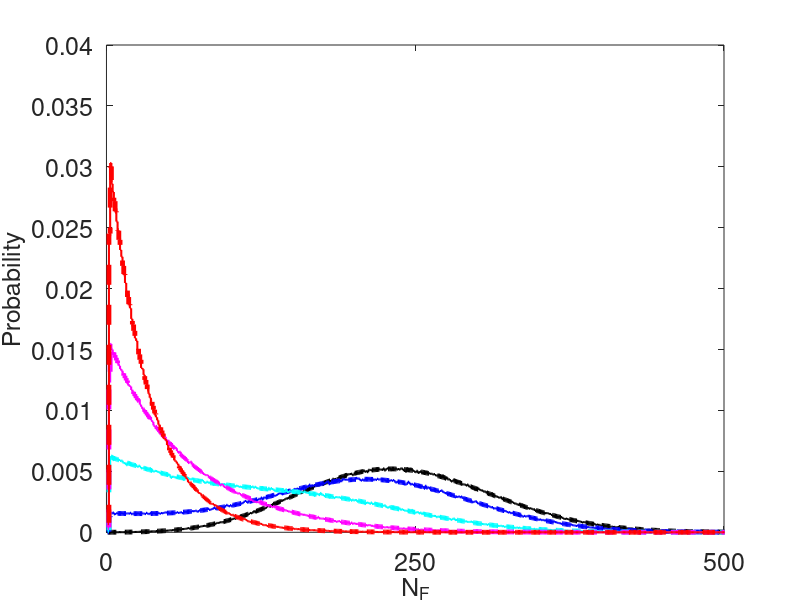

Write the MATLAB code that produced this figure. (Note: this script raises an error after producing the figure.)
load p_sum_of_locs_sims.mat
load p_sum_of_locs_true.mat

figure 
hold on 
box on 
set(gca,'FontSize',18);
stairs(p_sum_of_locs_sims(1,:),'LineWidth',1.5,'Color','black')
stairs(p_sum_of_locs_true(1,:),'LineWidth',3.5,'Color','black','LineStyle','--')
stairs(p_sum_of_locs_sims(2,:),'LineWidth',1.5,'Color','blue')
stairs(p_sum_of_locs_true(2,:),'LineWidth',3.5,'Color','blue','LineStyle','--')
stairs(p_sum_of_locs_sims(3,:),'LineWidth',1.5,'Color','cyan')
stairs(p_sum_of_locs_true(3,:),'LineWidth',3.5,'Color','cyan','LineStyle','--')
stairs(p_sum_of_locs_sims(4,:),'LineWidth',1.5,'Color','magenta')
stairs(p_sum_of_locs_true(4,:),'LineWidth',3.5,'Color','magenta','LineStyle','--')
stairs(p_sum_of_locs_sims(5,:),'LineWidth',1.5,'Color','red')
stairs(p_sum_of_locs_true(5,:),'LineWidth',3.5,'Color','red','LineStyle','--')
xlim([0, 500])
xticks([0,250,500])
hold off 
xlabel({'N_F'},'FontSize',18);
ylabel({'Probability'},'FontSize',18);
savefig('sum_locs_mus.fig')
filename = 'sum_locs_mus.eps'; 
exportfig(gcf, filename, 'FontMode', 'fixed','FontSize', 18,'height', 10, 'width',10,'Color','rgb')

%%%%% 
figure 
hold on 
box on
set(gca,'FontSize',18);
%h = histogram([sims_4state_med.cum_mode],'Normalization','probability');
stairs(p_sum_of_locs_sims(6,:),'LineWidth',1.5,'Color','black')
stairs(p_sum_of_locs_true(6,:),'LineWidth',3.5,'Color','black','LineStyle','--') %true
stairs(p_sum_of_locs_sims(2,:),'LineWidth',1.5,'Color','blue','LineStyle','--')
stairs(p_sum_of_locs_true(2,:),'LineWidth',3.5,'Color','blue','LineStyle','--') %true 
stairs(p_sum_of_locs_sims(7,:),'LineWidth',1.5,'Color','red')
stairs(p_sum_of_locs_true(7,:),'LineWidth',3.5,'Color','red','LineStyle','--') %true
xlim([0, 600])
xticks([0,250,500])
hold off 
xlabel({'N_F'},'FontSize',18);
ylabel({'Probability (x 0.001)'},'FontSize',18);
filename = 'sum_locs_d.eps'; 
savefig('sum_locs_d.fig')
exportfig(gcf, filename, 'FontMode', 'fixed','FontSize', 18,'height', 10, 'width',10,'Color','rgb')

figure 
hold on 
box on 
set(gca,'FontSize',18);
xlabel({'Number of localisations'},'FontSize',18);
ylabel({'Probability (\times 10^{-3})'},'FontSize',18);
xlim([0 600])
xticks([0 200 400 600])
ylim([0 0.005])
kk=2; 
hist_counts = []; 
for ii=0:1e3
    if p_sum_of_locs_sims(1,ii+1) ~= 0 
        hist_counts = [hist_counts ii*ones(1,round(p_sum_of_locs_sims(kk,ii+1)*1e6))];
    end 
end 
histogram(hist_counts,'Normalization','pdf','FaceAlpha',0.1,'FaceColor','red')
stairs(p_sum_of_locs_true(kk,:),'LineWidth',2.5,'Color','red')

kk=7; 
hist_counts = []; 
for ii=0:1e3
    if p_sum_of_locs_sims(1,ii+1) ~= 0 
        hist_counts = [hist_counts ii*ones(1,round(p_sum_of_locs_sims(kk,ii+1)*1e6))];
    end 
end 
histogram(hist_counts,'Normalization','pdf','FaceAlpha',0.1,'FaceColor','green')
stairs(p_sum_of_locs_true(kk,:),'LineWidth',2.5,'Color','green')

kk=6; 
hist_counts = []; 
for ii=0:1e3
    if p_sum_of_locs_sims(1,ii+1) ~= 0 
        hist_counts = [hist_counts ii*ones(1,round(p_sum_of_locs_sims(kk,ii+1)*1e6))];
    end 
end 
histogram(hist_counts,'Normalization','pdf','FaceAlpha',0.1,'FaceColor','blue')
stairs(p_sum_of_locs_true(kk,:),'LineWidth',2.5,'Color','blue')
filename = 'cum_sims_1.eps'; 
exportfig(gcf, filename, 'FontMode', 'fixed','FontSize', 18,'height', 20, 'width',20,'Color','rgb')
hold off 


figure 
hold on 
box on 
set(gca,'FontSize',18);
xlabel({'Number of localisations'},'FontSize',18);
ylabel({'Probability'},'FontSize',18);
xlim([0 600])
xticks([0 200 400 600])
ylim([0 0.0155])
kk=6; 
hist_counts = []; 
for ii=0:1e3
    if p_sum_of_locs_sims(1,ii+1) ~= 0 
        hist_counts = [hist_counts ii*ones(1,round(p_sum_of_locs_sims(kk,ii+1)*1e6))];
    end 
end 
histogram(hist_counts,'Normalization','pdf','FaceAlpha',0.1,'FaceColor','green')
stairs(p_sum_of_locs_true(kk,:),'LineWidth',2.5,'Color','green')

kk=3; 
hist_counts = []; 
for ii=0:1e3
    if p_sum_of_locs_sims(1,ii+1) ~= 0 
        hist_counts = [hist_counts ii*ones(1,round(p_sum_of_locs_sims(kk,ii+1)*1e6))];
    end 
end 
histogram(hist_counts,'Normalization','pdf','FaceAlpha',0.1,'FaceColor','red')
stairs(p_sum_of_locs_true(kk,:),'LineWidth',2.5,'Color','red')

kk=4; 
hist_counts = []; 
for ii=0:1e3
    if p_sum_of_locs_sims(1,ii+1) ~= 0 
        hist_counts = [hist_counts ii*ones(1,round(p_sum_of_locs_sims(kk,ii+1)*1e6))];
    end 
end 
histogram(hist_counts,'Normalization','pdf','FaceAlpha',0.1,'FaceColor','blue')
stairs(p_sum_of_locs_true(kk,:),'LineWidth',2.5,'Color','blue')
filename = 'cum_sims_2.eps'; 
exportfig(gcf, filename, 'FontMode', 'fixed','FontSize', 18,'height', 20, 'width',20,'Color','rgb')
hold off 


